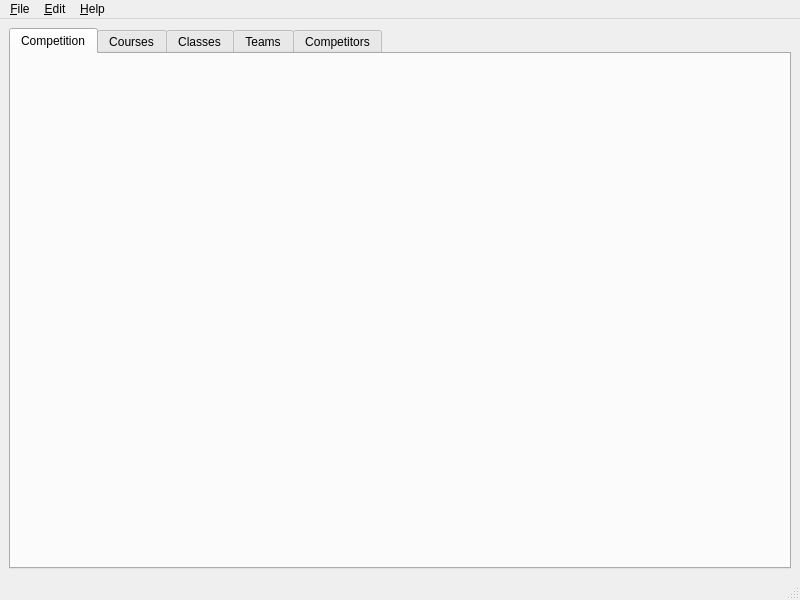
<?xml version="1.0" encoding="UTF-8"?>
<ui version="4.0">
 <class>Sportsed::Client::Admin::MainWindow</class>
 <widget class="Sportsed::Client::ClientMainWindow" name="Sportsed::Client::Admin::MainWindow">
  <property name="geometry">
   <rect>
    <x>0</x>
    <y>0</y>
    <width>800</width>
    <height>600</height>
   </rect>
  </property>
  <property name="windowTitle">
   <string>Admin Client</string>
  </property>
  <widget class="QWidget" name="centralwidget">
   <layout class="QVBoxLayout" name="verticalLayout">
    <item>
     <widget class="QTabWidget" name="tabWidget">
      <property name="currentIndex">
       <number>0</number>
      </property>
      <widget class="Sportsed::Client::Admin::CompetitionEditWidget" name="competitionTab">
       <attribute name="title">
        <string>Competition</string>
       </attribute>
      </widget>
      <widget class="Sportsed::Client::Admin::CoursesEditWidget" name="coursesTab">
       <attribute name="title">
        <string>Courses</string>
       </attribute>
      </widget>
      <widget class="Sportsed::Client::Admin::ClassesEditWidget" name="classesTab">
       <attribute name="title">
        <string>Classes</string>
       </attribute>
      </widget>
      <widget class="QWidget" name="teamsTab">
       <attribute name="title">
        <string>Teams</string>
       </attribute>
      </widget>
      <widget class="Sportsed::Client::Admin::CompetitorsEditWidget" name="competitorsTab">
       <attribute name="title">
        <string>Competitors</string>
       </attribute>
      </widget>
     </widget>
    </item>
   </layout>
  </widget>
  <widget class="QMenuBar" name="menubar">
   <property name="geometry">
    <rect>
     <x>0</x>
     <y>0</y>
     <width>800</width>
     <height>22</height>
    </rect>
   </property>
   <widget class="QMenu" name="menuFile">
    <property name="title">
     <string>&amp;File</string>
    </property>
    <widget class="QMenu" name="menuProfile">
     <property name="title">
      <string>Profile</string>
     </property>
     <addaction name="actionLoadProfile"/>
     <addaction name="actionStoreProfile"/>
    </widget>
    <addaction name="actionConnect"/>
    <addaction name="actionDisconnect"/>
    <addaction name="separator"/>
    <addaction name="menuProfile"/>
    <addaction name="separator"/>
    <addaction name="actionQuit"/>
   </widget>
   <widget class="QMenu" name="menuEdit">
    <property name="title">
     <string>&amp;Edit</string>
    </property>
   </widget>
   <widget class="QMenu" name="menuHelp">
    <property name="title">
     <string>&amp;Help</string>
    </property>
    <addaction name="actionAbout"/>
    <addaction name="actionAboutQt"/>
   </widget>
   <addaction name="menuFile"/>
   <addaction name="menuEdit"/>
   <addaction name="menuHelp"/>
  </widget>
  <widget class="QStatusBar" name="statusbar"/>
  <action name="actionConnect">
   <property name="text">
    <string>&amp;Connect</string>
   </property>
  </action>
  <action name="actionDisconnect">
   <property name="text">
    <string>&amp;Disconnect</string>
   </property>
  </action>
  <action name="actionLoadProfile">
   <property name="text">
    <string>&amp;Load</string>
   </property>
  </action>
  <action name="actionStoreProfile">
   <property name="text">
    <string>&amp;Store</string>
   </property>
  </action>
  <action name="actionQuit">
   <property name="text">
    <string>&amp;Quit</string>
   </property>
  </action>
  <action name="actionAbout">
   <property name="text">
    <string>&amp;About</string>
   </property>
  </action>
  <action name="actionAboutQt">
   <property name="text">
    <string>About &amp;Qt</string>
   </property>
  </action>
 </widget>
 <customwidgets>
  <customwidget>
   <class>Sportsed::Client::ClientMainWindow</class>
   <extends>QMainWindow</extends>
   <header>clientlib/ClientMainWindow.h</header>
   <container>1</container>
   <slots>
    <slot>quit()</slot>
    <slot>about()</slot>
    <slot>aboutQt()</slot>
    <slot>connectClicked()</slot>
    <slot>disconnectClicked()</slot>
    <slot>loadProfileClicked()</slot>
    <slot>storeProfileClicked()</slot>
   </slots>
  </customwidget>
  <customwidget>
   <class>Sportsed::Client::Admin::CompetitionEditWidget</class>
   <extends>QWidget</extends>
   <header>gui/CompetitionEditWidget.h</header>
   <container>1</container>
  </customwidget>
  <customwidget>
   <class>Sportsed::Client::Admin::CoursesEditWidget</class>
   <extends>QWidget</extends>
   <header>gui/CoursesEditWidget.h</header>
   <container>1</container>
  </customwidget>
  <customwidget>
   <class>Sportsed::Client::Admin::ClassesEditWidget</class>
   <extends>QWidget</extends>
   <header>gui/ClassesEditWidget.h</header>
   <container>1</container>
  </customwidget>
  <customwidget>
   <class>Sportsed::Client::Admin::CompetitorsEditWidget</class>
   <extends>QWidget</extends>
   <header>gui/CompetitorsEditWidget.h</header>
   <container>1</container>
  </customwidget>
 </customwidgets>
 <resources/>
 <connections/>
</ui>
